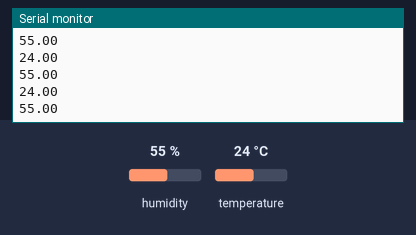
Simulated run of this sketch. Board: Arduino Uno, built with avr-gcc and run on an emulated ATmega328P. On the bench: the last lines printed to the serial monitor. Inputs (shaded band) come from the test bench; at power-on: humidity 55 %, temperature 24 °C.

Above: at 2.8 s.
2.9 s: humidity set to 22 %
At 3.9 s:
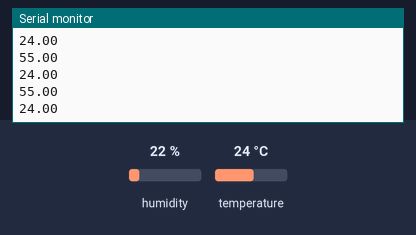
5.6 s: temperature set to 12 °C
At 6.1 s:
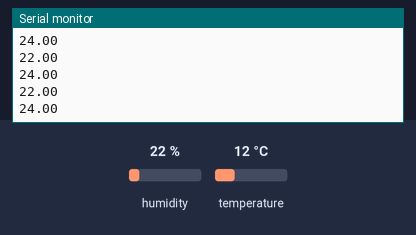
8.3 s: humidity set to 40 %
At 9.2 s:
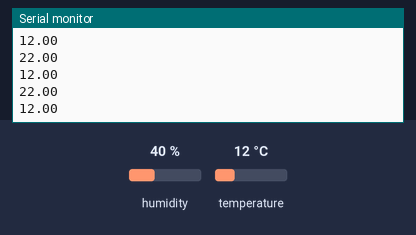
Timing chart, 0 to 11.3 s (numbered marks = the images above; inputs shaded):
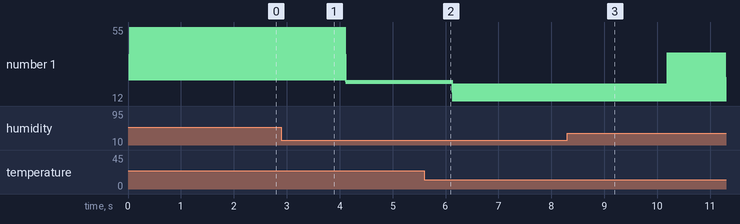

The sketch:

praktische_test_dht11.ino
```cpp
#define DHTTYPE DHT11
#define DHTPIN 2

#include <Wire.h>
#include <DHT.h>
#include "Adafruit_LEDBackpack.h"
#include "Adafruit_GFX.h"

DHT dht(DHTPIN, DHTTYPE);

//Adafruit_8x8matrix matrix = Adafruit_8x8matrix();

void setup() {
  Serial.begin(9600);
  Serial.println("8x8 LED Matrix Test");

  dht.begin();
  //matrix.begin(0x70);  // pass in the address
}

void loop() {
  float h = dht.readHumidity();
  float t = dht.readTemperature();

  if (isnan(t) || isnan(h)) {
    Serial.println("Failed to read from DHT");
  }
  else {
    //Serial.print("Temperatuur: ");
    Serial.println(t);

    //Serial.print("Luchtvochtigheid: ");
    Serial.println(h);
    /*
    matrix.setTextSize(1);
    matrix.setTextWrap(false);  // we dont want text to wrap so it scrolls nicely
    matrix.setTextColor(LED_ON);
    for (int8_t x = 20; x >= -90; x--) {
      matrix.clear();
      matrix.setCursor(x, 0);
      matrix.print(t);
      matrix.print(" C ");
      matrix.print(h);
      matrix.print("%");
      matrix.writeDisplay();
      delay(100);
    }
    */
  }
}
```

Measured:
- plotted number 1: 55 → 22 after the input at 2.9 s, 22 → 12 after the input at 5.6 s, 12 → 40 after the input at 8.3 s
